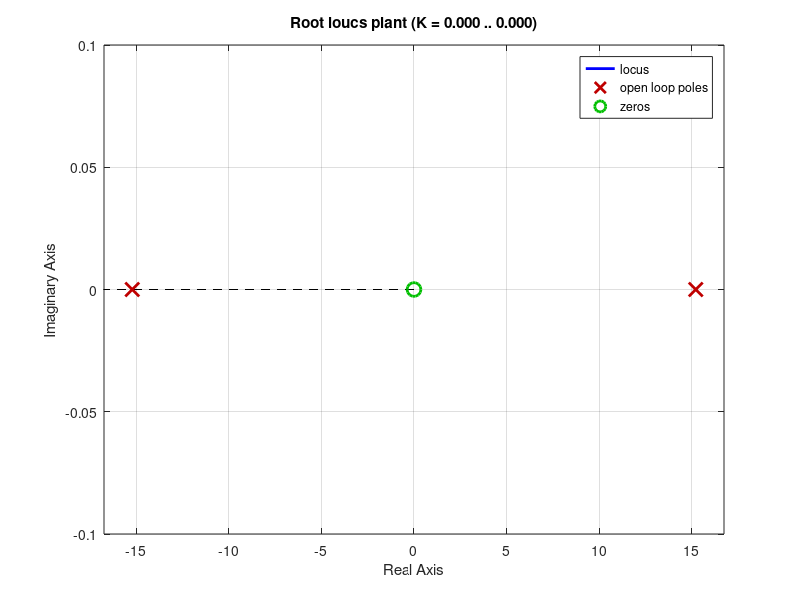
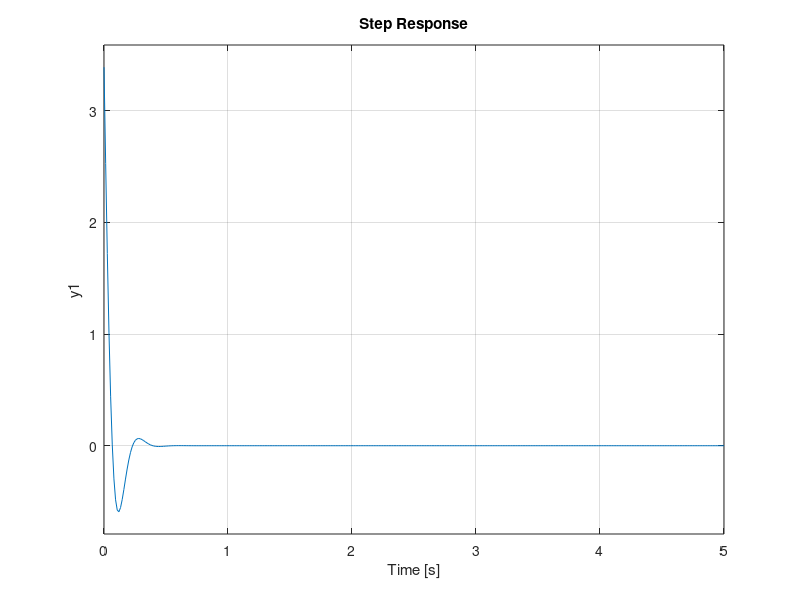

MATLAB code for these plots, in order:
# Consants (context)
l = 0.0423;
m =  0.24200;
g =  9.8100;
b = 0.5;
K_s = 0.012;
K_uc = 60;

pkg load control

% Create the system for the plant
plant = tf([-K_s 0], [l 0 -g])
figure(1)
rlocus(plant)

state_model = ss(plant);
disp("Controlability Matrix")
co = ctrb(plant)

disp("Determinant of Co")
det(co)

if (det(co) == 0) 
  disp("The Plant isn't controlable")
endif

# Create the PID controller
cont = pid(40, 1, 5);

# Get the rlocus of the system + controller
cascade = cont * plant;
figure(2)
#rlocus(cascade);

# Get the close loop system
fbl = feedback(cascade, 1);
ss(fbl)

figure(3)
step(ss(fbl), 5);

# Get poles and zeros
pole(fbl)
zero(fbl)